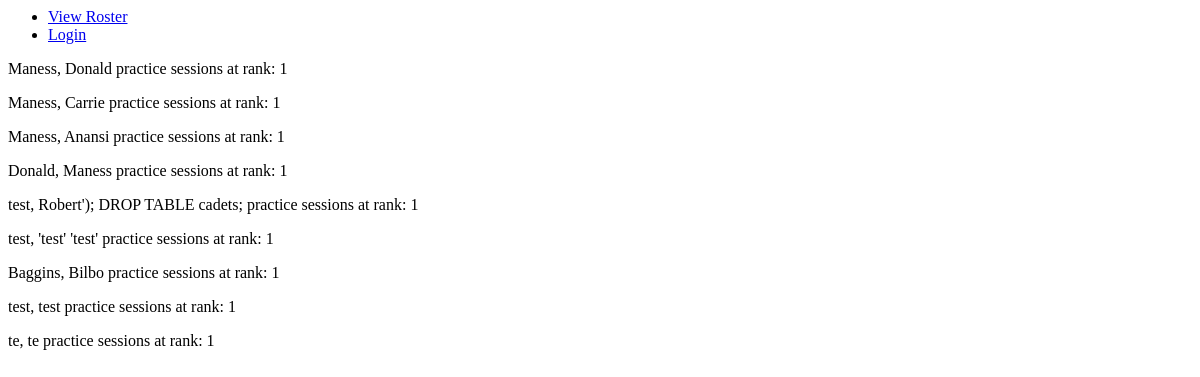
Before: /view with the older database file.
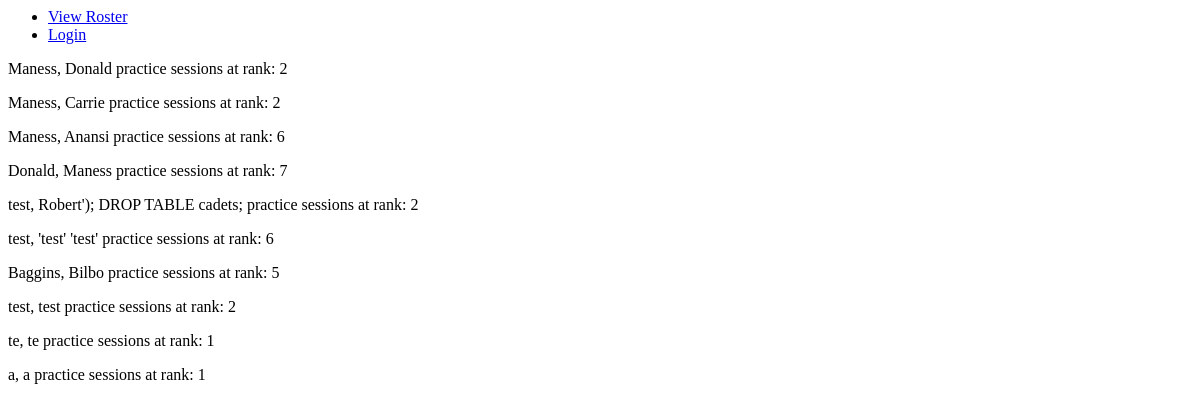
After: the same page with the newer database file.
### tables this page shows
CREATE TABLE cadets(id INTEGER NOT NULL PRIMARY KEY, last_name TEXT NOT NULL, first_name TEXT NOT NULL, attendance_current_rank INTEGER NOT NULL, attendance_total INTEGER NOT NULL, time INTEGER NOT NULL DEFAULT CURRENT_DATE, CONSTRAINT unq UNIQUE (last_name, first_name));

### application.py (the view)
@app.route("/view", methods=["GET"])
def view():
    cadets = c.execute("SELECT * FROM cadets")
    return render_template("view.html", cadets = cadets)

### templates/view.html (shortened to what this page needs)
{% extends "layout.html" %}
{% block main %}
    <p>
    {% for cadet in cadets %}
        <p>
        {{ cadet.last_name }},  {{ cadet.first_name }} practice sessions at rank: {{ cadet.attendance_current_rank }}
        </p>
    {% endfor %}
    </p>
{% endblock %}

### templates/layout.html (shortened to what this page needs)
<html>
    <head>
    </head>
    <body>
        <div>
            <ul>
                {% if session.user_id %}
                <li><a href="{{ url_for('add') }}">Take Attendance</a>
                <li><a href="{{ url_for('logout') }}"> Logout </a>
                {% else %}
                <li><a href="{{ url_for('view') }}"> View Roster </a>
                <li><a href="{{ url_for('login') }}">Login</a>
                {% endif %}
            </ul>
        </div>
        <div>
            {% block main %}{% endblock %}
        </div>
    <body>
</html>

Changed rows visible on the page:
changed cadets (number 1 of 10 on the later page): attendance_current_rank "1" → "2"
changed cadets "Carrie": attendance_current_rank "1" → "2"
changed cadets "Anansi": attendance_current_rank "1" → "6"
changed cadets (number 4 of 10 on the later page): attendance_current_rank "1" → "7"
changed cadets "Robert'); DROP TABLE cadets;": attendance_current_rank "1" → "2"
changed cadets "'test' 'test'": attendance_current_rank "1" → "6"
changed cadets "Baggins": attendance_current_rank "1" → "5"
changed cadets (number 8 of 10 on the later page): attendance_current_rank "1" → "2"
added cadets: last_name "a", first_name "a", attendance_current_rank "1"
